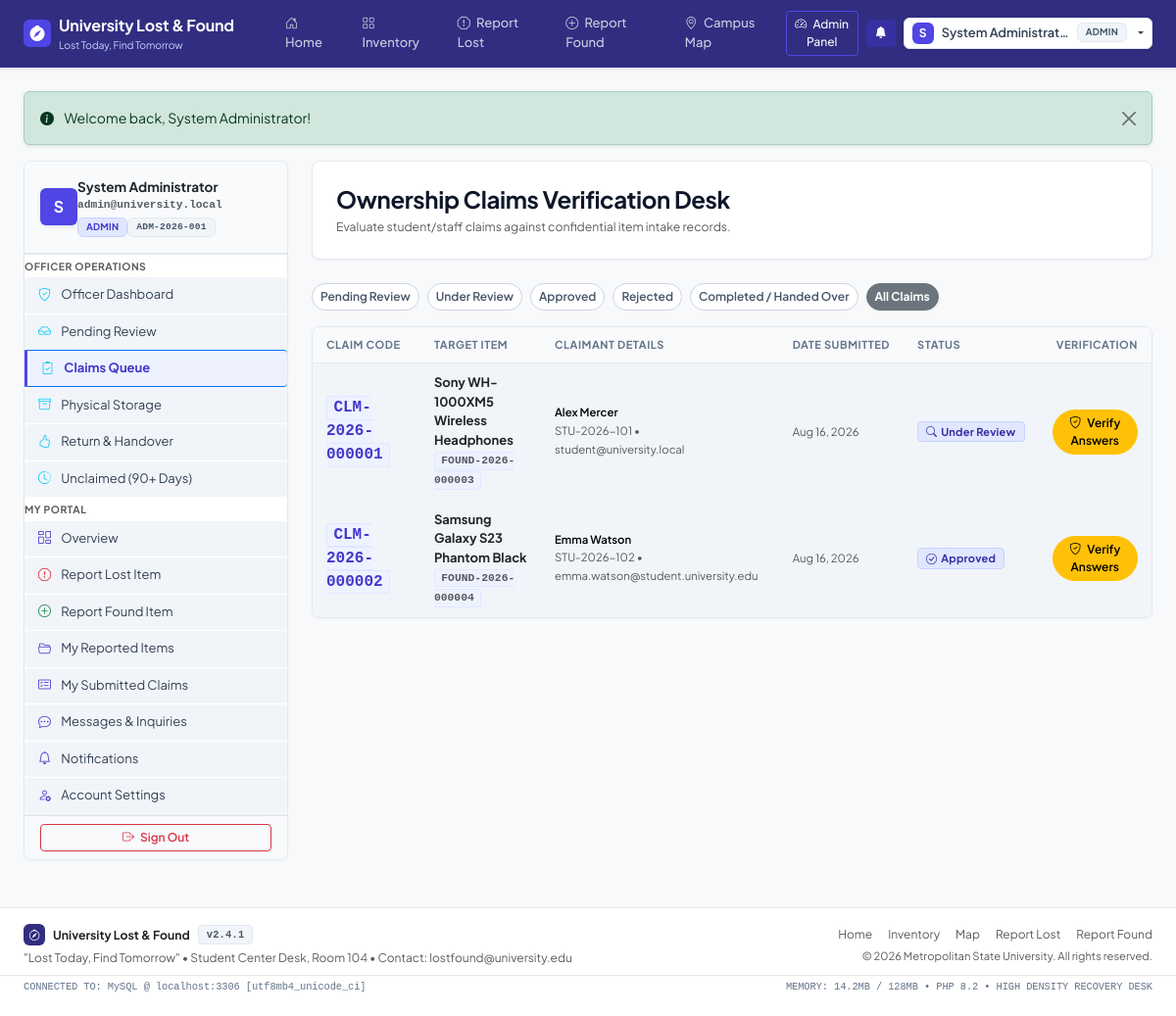
The app's page /officer/claims.php?status=all (signed in) with its own data.
### tables this page shows
CREATE TABLE `claims` (
  `id` INT UNSIGNED NOT NULL AUTO_INCREMENT,
  `claim_code` VARCHAR(30) NOT NULL UNIQUE,
  `item_id` INT UNSIGNED NOT NULL,
  `claimant_id` INT UNSIGNED NOT NULL,
  `reason` TEXT NOT NULL,
  `status` ENUM('pending', 'under_review', 'approved', 'rejected', 'cancelled', 'completed') NOT NULL DEFAULT 'pending',
  `reviewed_by` INT UNSIGNED NULL,
  `reviewed_at` DATETIME NULL,
  `rejection_reason` TEXT NULL,
  `created_at` TIMESTAMP NOT NULL DEFAULT CURRENT_TIMESTAMP,
  `updated_at` TIMESTAMP NOT NULL DEFAULT CURRENT_TIMESTAMP ON UPDATE CURRENT_TIMESTAMP,
  PRIMARY KEY (`id`),
  KEY `fk_claims_item` (`item_id`),
  KEY `fk_claims_claimant` (`claimant_id`),
  KEY `fk_claims_reviewer` (`reviewed_by`),
  CONSTRAINT `fk_claims_item` FOREIGN KEY (`item_id`) REFERENCES `items` (`id`) ON DELETE CASCADE,
  CONSTRAINT `fk_claims_claimant` FOREIGN KEY (`claimant_id`) REFERENCES `users` (`id`) ON DELETE CASCADE,
  CONSTRAINT `fk_claims_reviewer` FOREIGN KEY (`reviewed_by`) REFERENCES `users` (`id`) ON DELETE SET NULL
);

CREATE TABLE `items` (
  `id` INT UNSIGNED NOT NULL AUTO_INCREMENT,
  `reference_code` VARCHAR(30) NOT NULL UNIQUE,
  `type` ENUM('lost', 'found') NOT NULL,
  `title` VARCHAR(200) NOT NULL,
  `description` TEXT NOT NULL,
  `category_id` INT UNSIGNED NOT NULL,
  `brand` VARCHAR(100) NULL,
  `model` VARCHAR(100) NULL,
  `color` VARCHAR(50) NULL,
  `serial_number` VARCHAR(100) NULL,
  `identification_details` TEXT NULL,
  `date_lost` DATE NULL,
  `date_found` DATE NULL,
  `time_lost` TIME NULL,
  `time_found` TIME NULL,
  `location_id` INT UNSIGNED NOT NULL,
  `reported_by` INT UNSIGNED NOT NULL,
  `has_physical_possession` TINYINT(1) NOT NULL DEFAULT 1,
  `status` ENUM('pending', 'approved', 'rejected', 'available', 'claimed', 'under_verification', 'ready_for_handover', 'returned', 'unclaimed', 'disposed', 'cancelled') NOT NULL DEFAULT 'pending',
  `privacy_level` ENUM('public', 'restricted') NOT NULL DEFAULT 'public',
  `approved_by` INT UNSIGNED NULL,
  `approved_at` DATETIME NULL,
  `rejection_reason` TEXT NULL,
  `created_at` TIMESTAMP NOT NULL DEFAULT CURRENT_TIMESTAMP,
  `updated_at` TIMESTAMP NOT NULL DEFAULT CURRENT_TIMESTAMP ON UPDATE CURRENT_TIMESTAMP,
  PRIMARY KEY (`id`),
  KEY `fk_items_category` (`category_id`),
  KEY `fk_items_location` (`location_id`),
  KEY `fk_items_reporter` (`reported_by`),
  KEY `fk_items_approver` (`approved_by`),
  CONSTRAINT `fk_items_category` FOREIGN KEY (`category_id`) REFERENCES `categories` (`id`),
  CONSTRAINT `fk_items_location` FOREIGN KEY (`location_id`) REFERENCES `locations` (`id`),
  CONSTRAINT `fk_items_reporter` FOREIGN KEY (`reported_by`) REFERENCES `users` (`id`) ON DELETE CASCADE,
  CONSTRAINT `fk_items_approver` FOREIGN KEY (`approved_by`) REFERENCES `users` (`id`) ON DELETE SET NULL
);

CREATE TABLE `users` (
  `id` INT UNSIGNED NOT NULL AUTO_INCREMENT,
  `university_id` VARCHAR(50) NOT NULL UNIQUE,
  `full_name` VARCHAR(150) NOT NULL,
  `email` VARCHAR(150) NOT NULL UNIQUE,
  `phone` VARCHAR(30) NULL,
  `password` VARCHAR(255) NOT NULL,
  `role` ENUM('student', 'staff', 'officer', 'admin') NOT NULL DEFAULT 'student',
  `faculty_id` INT UNSIGNED NULL,
  `department_id` INT UNSIGNED NULL,
  `profile_image` VARCHAR(255) NULL DEFAULT 'default_avatar.png',
  `status` ENUM('active', 'inactive', 'suspended') NOT NULL DEFAULT 'active',
  `email_verified` TINYINT(1) NOT NULL DEFAULT 1,
  `reset_token` VARCHAR(100) NULL,
  `reset_token_expiry` DATETIME NULL,
  `created_at` TIMESTAMP NOT NULL DEFAULT CURRENT_TIMESTAMP,
  `updated_at` TIMESTAMP NOT NULL DEFAULT CURRENT_TIMESTAMP ON UPDATE CURRENT_TIMESTAMP,
  PRIMARY KEY (`id`),
  KEY `fk_users_faculty` (`faculty_id`),
  KEY `fk_users_department` (`department_id`),
  CONSTRAINT `fk_users_faculty` FOREIGN KEY (`faculty_id`) REFERENCES `faculties` (`id`) ON DELETE SET NULL,
  CONSTRAINT `fk_users_department` FOREIGN KEY (`department_id`) REFERENCES `departments` (`id`) ON DELETE SET NULL
);

### classes/Database.php (called while the page is built, shortened)
<?php
class Database {
    private static ?Database $instance = null;
    private ?PDO $pdo = null;
    private function __construct() {
        $host = defined('DB_HOST') ? DB_HOST : 'localhost';
        $db   = defined('DB_NAME') ? DB_NAME : 'university_lost_found';
        $user = defined('DB_USER') ? DB_USER : 'root';
        $pass = defined('DB_PASS') ? DB_PASS : '';
        $port = defined('DB_PORT') ? DB_PORT : 3306;
        $charset = defined('DB_CHARSET') ? DB_CHARSET : 'utf8mb4';
        $dsn = "mysql:host={$host};port={$port};dbname={$db};charset={$charset}";
        $options = [
            PDO::ATTR_ERRMODE            => PDO::ERRMODE_EXCEPTION,
            PDO::ATTR_DEFAULT_FETCH_MODE => PDO::FETCH_ASSOC,
            PDO::ATTR_EMULATE_PREPARES   => false,
            PDO::MYSQL_ATTR_INIT_COMMAND => "SET NAMES {$charset} COLLATE utf8mb4_unicode_ci"
        ];
        try {
            $this->pdo = new PDO($dsn, $user, $pass, $options);
        } catch (PDOException $e) {
            error_log("PDO Connection Failed: " . $e->getMessage());
            throw new Exception("Unable to connect to the university database. Please check MySQL service.");
        }
    }
    public static function getInstance(): Database {
        if (self::$instance === null) {
            self::$instance = new Database();
        }
        return self::$instance;
    }
    public function getConnection(): ?PDO {
        return $this->pdo;
    }
}

### classes/Claim.php (called while the page is built, shortened)
<?php
require_once __DIR__ . '/Database.php';
class Claim {
    private PDO $pdo;
    public function __construct() {
        $this->pdo = Database::getInstance()->getConnection();
    }
    public function getAll(array $filters = [], int $limit = 20, int $offset = 0): array {
        $conditions = ["1=1"];
        $params = [];
        $whereClause = implode(' AND ', $conditions);
        $sql = "SELECT c.*, i.reference_code AS item_ref, i.title AS item_title, i.type AS item_type, i.status AS item_status,
                       u.full_name AS claimant_name, u.university_id AS claimant_uid, u.email AS claimant_email,
                       (SELECT image_path FROM item_images WHERE item_id = i.id ORDER BY is_primary DESC LIMIT 1) AS primary_image
                FROM claims c
                JOIN items i ON c.item_id = i.id
                JOIN users u ON c.claimant_id = u.id
                WHERE {$whereClause}
                ORDER BY c.created_at DESC
                LIMIT :limit OFFSET :offset";
        $stmt = $this->pdo->prepare($sql);
        $stmt->bindValue(':limit', $limit, PDO::PARAM_INT);
        $stmt->bindValue(':offset', $offset, PDO::PARAM_INT);
        $stmt->execute();
        return $stmt->fetchAll();
    }
}

### officer/claims.php (the view, shortened to what this page needs)
<?php
require_once __DIR__ . '/../classes/Claim.php';
require_once __DIR__ . '/../classes/Database.php';
$claimModel = new Claim();
$status = $_GET['status'] ?? 'pending';
$filters = [];
$claims = $claimModel->getAll($filters, 50, 0);
require_once __DIR__ . '/../includes/header.php';
require_once __DIR__ . '/../includes/navbar.php';
?>
<div class="container-fluid px-lg-4 py-4">
    <?= renderFlash() ?>
    <div class="row g-4">
        <div class="col-lg-3">
            <?php require_once __DIR__ . '/../includes/sidebar.php'; ?>
        </div>
        <div class="col-lg-9">
            <div class="card border-0 shadow-sm rounded-4 p-4 mb-4 bg-white">
                <div class="d-flex flex-column flex-md-row justify-content-between align-items-md-center gap-3">
                    <div>
                        <h4 class="fw-bold mb-1">Ownership Claims Verification Desk</h4>
                        <p class="text-muted small mb-0">Evaluate student/staff claims against confidential item intake records.</p>
                    </div>
                </div>
            </div>
            <div class="d-flex flex-wrap gap-2 mb-3">
                <a href="?status=pending" class="btn btn-sm rounded-pill <?= ($status === 'pending') ? 'btn-warning fw-bold' : 'btn-outline-secondary bg-white' ?>">
                    Pending Review
                </a>
                <a href="?status=under_review" class="btn btn-sm rounded-pill <?= ($status === 'under_review') ? 'btn-info text-white fw-bold' : 'btn-outline-secondary bg-white' ?>">
                    Under Review
                </a>
                <a href="?status=approved" class="btn btn-sm rounded-pill <?= ($status === 'approved') ? 'btn-success fw-bold' : 'btn-outline-secondary bg-white' ?>">
                    Approved
                </a>
                <a href="?status=rejected" class="btn btn-sm rounded-pill <?= ($status === 'rejected') ? 'btn-danger fw-bold' : 'btn-outline-secondary bg-white' ?>">
                    Rejected
                </a>
                <a href="?status=completed" class="btn btn-sm rounded-pill <?= ($status === 'completed') ? 'btn-dark fw-bold' : 'btn-outline-secondary bg-white' ?>">
                    Completed / Handed Over
                </a>
                <a href="?status=all" class="btn btn-sm rounded-pill <?= ($status === 'all') ? 'btn-secondary fw-bold' : 'btn-outline-secondary bg-white' ?>">
                    All Claims
                </a>
            </div>
            <div class="card border-0 shadow-sm rounded-4 bg-white overflow-hidden">
                <div class="table-responsive">
                    <table class="table align-middle mb-0 table-hover">
                        <thead class="table-light text-muted small text-uppercase">
                            <tr>
                                <th class="ps-4">Claim Code</th>
                                <th>Target Item</th>
                                <th>Claimant Details</th>
                                <th>Date Submitted</th>
                                <th>Status</th>
                                <th class="text-end pe-4">Verification</th>
                            </tr>
                        </thead>
                        <tbody>
                            <?php if (empty($claims)): ?>
                                <tr>
                                    <td colspan="6" class="text-center py-5 text-muted">
                                        <i class="bi bi-patch-question fs-1 d-block mb-2"></i>
                                        No claims match this status.
                                    </td>
                                </tr>
                            <?php else: ?>
                                <?php foreach ($claims as $c): ?>
                                    <tr>
                                        <td class="ps-4">
                                            <code class="fw-bold fs-6 text-primary"><?= e($c['claim_code']) ?></code>
                                        </td>
                                        <td>
                                            <span class="fw-bold text-dark d-block"><?= e($c['item_title']) ?></span>
                                            <code class="small text-muted"><?= e($c['item_ref']) ?></code>
                                        </td>
                                        <td>
                                            <span class="small fw-semibold d-block"><?= e($c['claimant_name']) ?></span>
                                            <small class="text-muted"><?= e($c['claimant_uid']) ?> &bull; <?= e($c['claimant_email']) ?></small>
                                        </td>
                                        <td><span class="small text-muted"><?= formatDate($c['created_at']) ?></span></td>
                                        <td><?= getStatusBadge($c['status']) ?></td>
                                        <td class="text-end pe-4">
                                            <a href="<?= APP_URL ?>/officer/claim-view.php?id=<?= $c['id'] ?>" class="btn btn-warning btn-sm rounded-pill px-3 fw-semibold">
                                                <i class="bi bi-shield-check me-1"></i> Verify Answers
                                            </a>
                                        </td>
                                    </tr>
                                <?php endforeach; ?>
                            <?php endif; ?>
                        </tbody>
                    </table>
                </div>
            </div>
        </div>
    </div>
</div>
<?php require_once __DIR__ . '/../includes/footer.php'; ?>

### includes/functions.php (shortened to what this page needs)
<?php
function e(?string $string): string {
    return htmlspecialchars((string)$string, ENT_QUOTES, 'UTF-8');
}
function getFlash(): ?array {
    if (isset($_SESSION['flash'])) {
        $flash = $_SESSION['flash'];
        return $flash;
    }
    return null;
}
function renderFlash(): string {
    $flash = getFlash();
    $type = e($flash['type']);
    $msg = e($flash['message']);
    return "
    <div class=\"alert alert-{$type} alert-dismissible fade show shadow-sm\" role=\"alert\">
        <i class=\"bi bi-info-circle-fill me-2\"></i> {$msg}
        <button type=\"button\" class=\"btn-close\" data-bs-dismiss=\"alert\" aria-label=\"Close\"></button>
    </div>";
}
function formatDate(?string $datetime, string $format = 'M d, Y'): string {
    return date($format, strtotime($datetime));
}
function getStatusBadge(string $status): string {
    $map = [
        'pending'            => ['warning', 'bi-hourglass-split', 'Pending Review'],
        'approved'           => ['info', 'bi-check-circle', 'Approved'],
        'available'          => ['success', 'bi-box-seam', 'Available'],
        'claimed'            => ['primary', 'bi-person-check', 'Claim Submitted'],
        'under_verification' => ['warning', 'bi-shield-check', 'Under Verification'],
        'ready_for_handover' => ['success', 'bi-hand-thumbs-up', 'Ready for Handover'],
        'returned'           => ['secondary', 'bi-check2-all', 'Returned / Handed Over'],
        'unclaimed'          => ['dark', 'bi-clock-history', 'Unclaimed (90+ Days)'],
        'disposed'           => ['danger', 'bi-trash', 'Disposed / Donated'],
        'rejected'           => ['danger', 'bi-x-circle', 'Rejected'],
        'under_review'       => ['info', 'bi-search', 'Under Review'],
        'completed'          => ['success', 'bi-award', 'Completed']
    ];
    $info = $map[$status] ?? ['secondary', 'bi-tag', ucfirst($status)];
    return "<span class=\"badge bg-{$info[0]} d-inline-flex align-items-center gap-1 px-2.5 py-1.5\"><i class=\"bi {$info[1]}\"></i> {$info[2]}</span>";
}

### records on screen
claims: claim_code "CLM-2026-000001", item.title "Sony WH-1000XM5 Wireless Headphones", item.reference_code "FOUND-2026-000003", claimant.full_name "Alex Mercer", claimant.university_id "STU-2026-101", claimant.email "student@university.local", created_at "Aug 16, 2026", status "Under Review"
claims: claim_code "CLM-2026-000002", item.title "Samsung Galaxy S23 Phantom Black", item.reference_code "FOUND-2026-000004", claimant.full_name "Emma Watson", claimant.university_id "STU-2026-102", claimant.email "emma.watson@student.university.edu", created_at "Aug 16, 2026", status "Approved"

### other values on screen
APP_NAME "University Lost & Found"
APP_SLOGAN "Lost Today, Find Tomorrow"
substr($user['full_name'], 0, 1) "S"
$user['full_name'] "System Administrat…"
$user['role'] "ADMIN"
$msg "Welcome back, System Administrator!"
substr($user['full_name'] ?? 'U', 0, 1) "S"
$user['full_name'] "System Administrator"
$user['email'] "admin@university.local"
$role "ADMIN"
$user['university_id'] "ADM-2026-001"
